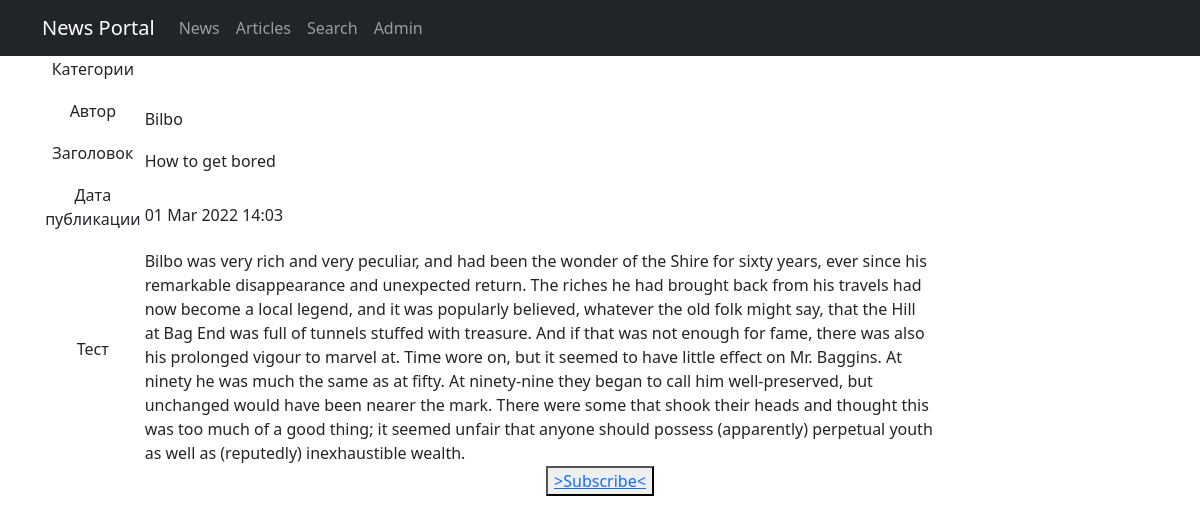
Page /news/2 (signed in) on the earlier database version.
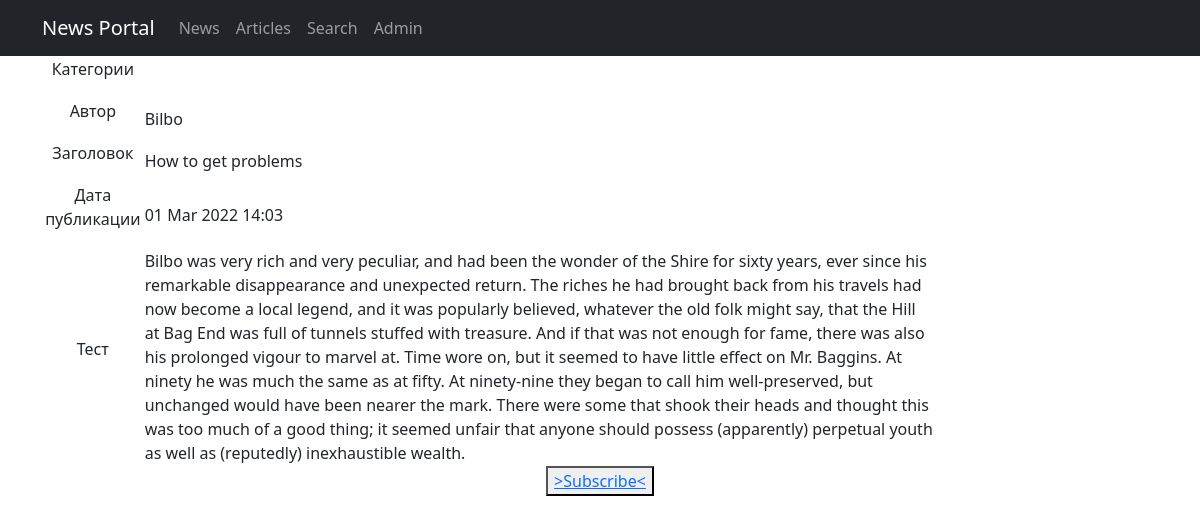
Same page on the later database version.
### newsportal/models.py (models this page shows, shortened)
class Post(models.Model):
    author = models.ForeignKey(Author, on_delete=models.CASCADE)
    NEWS = "NW"
    ARTICLE = "AR"
    CATEGORY_CHOICE = (
        (NEWS, 'Новость'),
        (ARTICLE, 'Статья'),
    )
    category = models.CharField(max_length=2, choices=CATEGORY_CHOICE, default=ARTICLE)
    dateCreation = models.DateTimeField(auto_now_add=True)
    postCategory = models.ManyToManyField(Category, through="PostCategory")
    title = models.CharField(max_length=128)
    text = models.TextField()
    rating = models.SmallIntegerField(default=0)
    class Meta:
        verbose_name = "Пост"
        verbose_name_plural = "Посты"
    def display_postCategory(self):
        return ', '.join([postCategory.name for postCategory in self.postCategory.all()[:3]])
    display_postCategory.short_description = 'postCategory'

class Author(models.Model):
    authorUser = models.OneToOneField(User, on_delete=models.CASCADE)
    ratingAuthor = models.SmallIntegerField(default=0)
    class Meta:
        verbose_name = "Автор"
        verbose_name_plural = "Авторы"

### newsportal/views.py (the view)
# urls.py: path('news/<int:pk>', PostDetail.as_view(), name='post_detail'),
class PostDetail(DetailView):
    model = Post
    template_name = 'new.html'
    context_object_name = 'post'
    def get_context_data(self, **kwargs):
        context = super().get_context_data(**kwargs)
        try:
            context['subscribe_status'] = Subscribe.objects.get(subUser=self.request.user).is_subscribe
        except ObjectDoesNotExist:
            context['subscribe_status'] = False
        return context

### newsportal/templatetags/custom_filters.py (called while the page is built)
@register.filter(name="censor")
@stringfilter
def censor(value):
    if not isinstance(value, str):
        raise ValueError('Нельзя цензурировать не строку!')
    value_split = value.split(" ")
    value_cens = ""
    for i in value_split:
        if i.lower() in badwords:
            value_cens += "ups! "
        else:
            value_cens += i + " "
    return value_cens

### newsportal/templates/newsportal/new.html (shortened to what this page needs)
{% extends 'flatpages/default.html' %}
{% load custom_filters %}
{% block content %}
<table width="80%">
            <tr>
                <td>
                <p>Категории</p>
                </td>
                <td align="left">
                </td>
            </tr>
            <tr>
                <td>
                <p>Автор</p>
                </td>
                <td align="left">
                {{ post.author.authorUser }}
                </td>
            </tr>
            <tr>
                <td>
                <p>Заголовок</p>
                </td>
                <td align="left">
                {{post.title|censor}}
                </td>
            </tr>
            <tr>
                <td>
                <p>Дата публикации</p>
                </td>
                <td align="left">
                {{ post.dateCreation|date:"d M Y H:m" }}
                </td>
            </tr>
            <tr>
                <td>
                <p>Тест</p>
                </td>
                <td align="left">
                {{ post.text|censor}}
                </td>
            </tr>
        </table>
{% if subscribe_status %}
    <button> <a href="unsubscribe/"> >Unsubscribe< </a> </button>
    {% else %}
    <button> <a href="subscribe/"> >Subscribe< </a> </button>
    {% endif %}
{% endblock content %}

Differences in the rows shown:
changed Post "Bilbo": title|censor "How to get bored" → "How to get problems"
